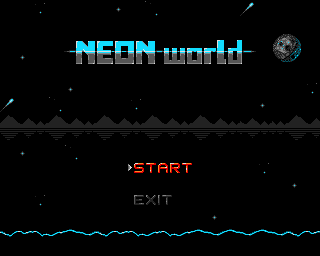

This is a level from a 2D game, rendered from its Tiled map with the project's own tilesets. A one-line summary and the complete map file follow:
An orthogonal 20x16 tile map with 16x16 px tiles, 1 tile layer (Tile Layer 1).

<map version="1.9" tiledversion="1.9.2" orientation="orthogonal" renderorder="right-down" width="20" height="16" tilewidth="16" tileheight="16" infinite="0" nextlayerid="2" nextobjectid="1">
 <tileset firstgid="1" source="Tileset.tsx" />
 <layer id="1" name="Tile Layer 1" width="20" height="16">
  <data encoding="csv">
1,1,147,1,1,1,1,127,1,167,1,1,1,1,1,49,1,1,1,1,
1,1,1,1,1,1,1,1,1,1,1,1,1,1,1,1,1,1,1,1,
1,1,1,1,261,262,263,264,265,266,1,1,1,270,271,272,1,155,156,1,
1,127,1,1,281,282,283,284,285,286,287,288,289,290,291,292,1,238,258,1,
1,1,1,1,1,1,1,1,1,1,1,1,1,1,1,1,1,1,1,1,
1,1,1,1,127,1,1,1,1,1,1,1,1,1,1,1,1,1,1,147,
49,1,1,167,1,1,1,1,147,1,1,1,1,1,1,1,127,1,1,1,
267,268,269,267,268,269,267,268,269,267,268,269,267,268,269,268,269,269,267,268,
307,308,309,307,308,309,307,308,309,307,308,309,307,308,309,308,309,309,307,308,
1,127,1,1,167,1,1,1,1,1,1,1,1,1,1,1,1,1,1,1,
1,1,1,1,1,1,1,1,195,196,197,198,1,1,1,1,147,1,1,1,
1,1,1,1,1,1,1,1,1,1,1,1,1,1,1,1,1,1,127,1,
1,1,147,1,1,1,1,1,255,256,257,1,1,1,1,1,1,1,1,1,
1,1,1,1,1,1,1,1,1,1,1,1,1,127,1,1,1,1,1,1,
47,48,87,88,107,108,47,48,87,88,87,88,107,108,107,108,107,108,47,48,
1,1,1,1,1,1,1,1,1,1,1,1,1,1,1,1,1,1,1,1
</data>
 </layer>
</map>
